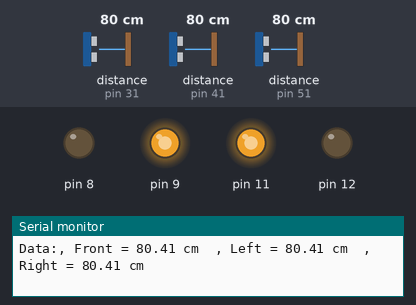
This sketch was run on a simulated Arduino Mega 2560, built with avr-gcc and run on an emulated ATmega2560. Parts: output pins drawn as LEDs (lit = HIGH), the last lines printed to the serial monitor. The inputs (shaded band) are chosen by the test bench; at power-on: distance to the obstacle (sensors on pin 31, pin 41, pin 51) 80 cm. The echo pulse lasts 58.3 µs per cm; pins used as bus, display or sensor lines are not drawn.

Above: at 1.5 s.
1.6 s: distance to the obstacle (sensor on pin 31) set to 16 cm
4.6 s: distance to the obstacle (sensor on pin 31) set to 13 cm
At 6.2 s:
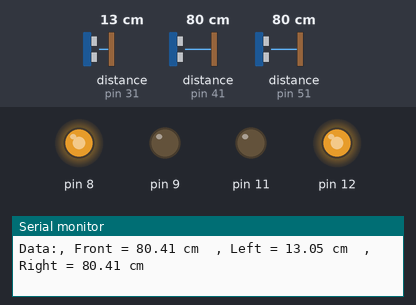
At 6.81 s:
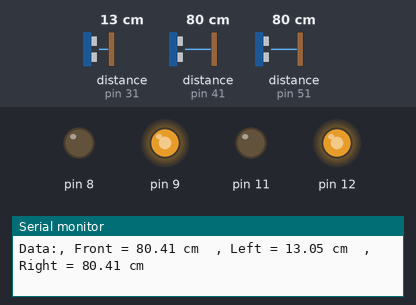
7.6 s: distance to the obstacle (sensor on pin 41) set to 11 cm
10.6 s: distance to the obstacle (sensor on pin 41) set to 8 cm
13.6 s: distance to the obstacle (sensor on pin 51) set to 16 cm
16.6 s: distance to the obstacle (sensor on pin 51) set to 12 cm
Timing chart, 0 to 20.6 s (numbered marks = the images above; inputs shaded):
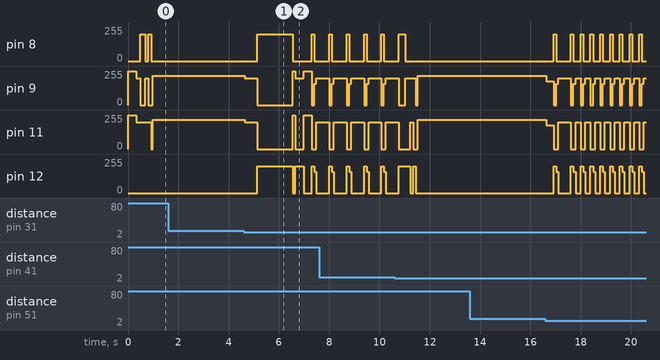

Measured:
- the behaviour switches between 15 and 14 cm on distance to the obstacle (sensor on pin 31) (found by bisection; images 0 and 1)
- after the input at 4.6 s, pin 8: 0/255 → 200/255 after 0.54 s instead of 2.2 s

The sketch:

Round1_v3.ino
```cpp
#define NORMAL 0
#define DEADROAD 1
#define LOOP 2

float duration,Front,Right,Left;
float PreFront[5],PreRight[5],PreLeft[5];
int mode;
int Close,DeadRoad,regulate_cd;
int Turn_Record;
int count;

void DistanceCalc(){
  for(int i=4;i>0;--i){
    PreFront[i]=PreFront[i-1];
    PreRight[i]=PreRight[i-1];
    PreLeft[i]=PreLeft[i];
  }
  PreFront[0] = Front;
  PreRight[0] = Right;
  PreLeft[0] = Left;

  //Front
  digitalWrite(40, HIGH);
  delayMicroseconds(1000);
  digitalWrite(40, LOW);
  duration = pulseIn (41, HIGH);
  Front = (duration/2)/29;
  Serial.print("Data:");
  Serial.print(", Front = ");
  Serial.print(Front);
  Serial.print(" cm  ");

  //Left
  digitalWrite(30, HIGH);
  delayMicroseconds(1000);
  digitalWrite(30, LOW);
  duration = pulseIn (31, HIGH);
  Left = (duration/2)/29;
  Serial.print(", Left = ");
  Serial.print(Left);
  Serial.print(" cm  ");

  //Right
  digitalWrite(50, HIGH);
  delayMicroseconds(1000);
  digitalWrite(50, LOW);
  duration = pulseIn (51, HIGH);
  Right = (duration/2)/29;
  Serial.print(", Right = ");
  Serial.print(Right);
  Serial.println(" cm");
}

void MoveFront(int speed){
  analogWrite(12, 0);
  analogWrite(11, speed);
  analogWrite(8, 0);
  analogWrite(9, speed);
}

void MoveBack(int speed){
  analogWrite(12, speed);
  analogWrite(11, 0);
  analogWrite(8, speed);
  analogWrite(9, 0);
}

void MoveRight(int speed){
  analogWrite(12, speed);
  analogWrite(11, 0);
  analogWrite(8, 0);
  analogWrite(9, speed);
  Turn_Record = 2;
}

void MoveLeft(int speed){
  analogWrite(12, 0);
  analogWrite(11, speed);
  analogWrite(8, speed);
  analogWrite(9, 0);
  Turn_Record = 1;
}

void Stop(){
  analogWrite(12, 0);
  analogWrite(11, 0);
  analogWrite(8, 0);
  analogWrite(9, 0);
}

void TurnLeft(){
  int turncount=80;
  MoveLeft(200);
  delay(200);
  MoveFront(200);
  delay(120);
  MoveLeft(200);
  delay(110);
  DistanceCalc();
  Stop();
  while(Left>15){
    DistanceCalc();
    MoveFront(220);
    if( (turncount--) <= 0) break;
    if(regulate_cd--<0){
      if((PreRight[0]-Right)>1 && (PreRight[1]-PreRight[0])>1){
        MoveRight(160);
        delay(80);
        MoveFront(200);
        delay(100);
        regulate_cd=10;
        break;
      }
      else if((PreLeft[0]-Left)>1 && (PreLeft[1]-PreLeft[0])>1){
        MoveLeft(200);
        delay(80);
        MoveFront(255);
        delay(100);
        regulate_cd=10;
        break;
      }
    }
  }
  Stop();
//  delay(2000);
  Close = 0;
  DeadRoad = 0;
}

void TurnRight(){
  int turncount=80;
  MoveRight(200);
  delay(200);
  MoveFront(200);
  delay(120);
  MoveRight(200);
  delay(110);
  Stop();
  DistanceCalc();
  while(Right>15){
    DistanceCalc();
    MoveFront(220);
    if( (turncount--) <= 0) break;
    if(regulate_cd--<0){
      if((PreRight[0]-Right)>1 && (PreRight[1]-PreRight[0])>1){
        MoveRight(160);
        delay(80);
        MoveFront(200);
        delay(100);
        regulate_cd=10;
        break;
      }
      else if((PreLeft[0]-Left)>1 && (PreLeft[1]-PreLeft[0])>1){
        MoveLeft(160);
        delay(80);
        MoveFront(200);
        delay(100);
        regulate_cd=10;
        break;
      }
    }
  }

  Stop();
  Close = 0;
  DeadRoad = 0;
}

void setup() {
  // put your setup code here, to run once:
  Serial.begin(9600);
  pinMode (30, OUTPUT);
  pinMode (31, INPUT);
  pinMode (40, OUTPUT);
  pinMode (41, INPUT);
  pinMode (50, OUTPUT);
  pinMode (51, INPUT); //echo
  //motor
  pinMode (11, OUTPUT);
  pinMode (12, OUTPUT);
  pinMode (8, OUTPUT);
  pinMode (9, OUTPUT);
  mode = NORMAL;
  Close = 0;
  DeadRoad = 0;
  Turn_Record = 0; // 1 for left  ,  2 for right
  count = 0;
  MoveFront(255);
  delay(300);
}

void loop() {
  // put your main code here, to run repeatedly:
  DistanceCalc();
  if(count==0){ //踩第一個岔路
    if(Left>30){
      MoveFront(200);
      delay(140);
      DistanceCalc();
      if(Left>30){
        TurnLeft();
        MoveFront(200);
        delay(500);
        count = 1;
        MoveBack(200);
        delay(1400);
        MoveFront(255);
        delay(100);
        MoveRight(200);
        delay(350);
        MoveFront(255);
        delay(300);
      }
    }
    else{
      MoveFront(200);
      delay(100);
    }
  }
  else if(count==1){ //經過第一個岔路 準備轉彎
    if(Left>30 && Front<10){
      MoveBack(200);
      delay(250);
      TurnLeft();
      MoveFront(180);
      delay(300);
      count=2;
    }
    else if(Right>30 && Front<10){
      MoveBack(200);
      delay(250);
      TurnRight();
      MoveFront(180);
      delay(300);
      count=2;
    }
    if(Right>11 || Left<6){
      MoveBack(200);
      delay(100);
      MoveRight(160);
      delay(80);
      MoveFront(200);
      delay(500);
      regulate_cd=20;
    }
    else if(Right<6 || (Left>11 && Left<15)){
      MoveBack(200);
      delay(100);
      MoveLeft(160);
      delay(80);
      MoveFront(200);
      delay(500);
    }
    else{
      MoveFront(200);
      delay(500);
    }
  }
  else if(count==2){  //轉彎後，準備進LOOP
    if(Left>30){
      MoveFront(200);
      delay(140);
      DistanceCalc();
      if(Left>30){
        TurnLeft();
        MoveFront(255);
        delay(300);
        count = 3;
      }
    }
    else if(Right>11 || Left<6){
      MoveBack(200);
      delay(100);
      MoveRight(160);
      delay(80);
      MoveFront(200);
      delay(200);
      regulate_cd=20;
    }
    else if(Right<6 || (Left>11 && Left<15)){
      MoveBack(200);
      delay(100);
      MoveLeft(160);
      delay(80);
      MoveFront(200);
      delay(200);
    }
    else{
      MoveFront(200);
      delay(200);
    }
  }
  else if(count==3){ //準備經過第二次轉彎
    if(Left>30 && Front<10){
      MoveBack(200);
      delay(250);
      TurnLeft();
      MoveFront(180);
      delay(300);
      count=4;
    }
    else if(Right>30 && Front<10){
      MoveBack(200);
      delay(250);
      TurnRight();
      MoveFront(180);
      delay(300);
      count=4;
    }
    if(Right>11 || Left<6){
      MoveBack(200);
      delay(100);
      MoveRight(160);
      delay(80);
      MoveFront(200);
      delay(500);
      regulate_cd=20;
    }
    else if(Right<6 || (Left>11 && Left<15)){
      MoveBack(200);
      delay(100);
      MoveLeft(160);
      delay(80);
      MoveFront(200);
      delay(500);
    }
    else{
      MoveFront(200);
      delay(500);
    }
  }
  else if(count==3){ //最後一段直走
    if(Left>30 && Front<10){
      MoveBack(200);
      delay(250);
      TurnLeft();
      MoveFront(180);
      delay(300);
      count=4;
    }
    else if(Right>30 && Front<10){
      MoveBack(200);
      delay(250);
      TurnRight();
      MoveFront(180);
      delay(300);
      count=4;
    }
    if(Right>10 || Left<6){
      MoveBack(200);
      delay(100);
      MoveRight(160);
      delay(80);
      MoveFront(200);
      delay(500);
      regulate_cd=20;
    }
    else if(Right<6 || (Left>11 && Left<15)){
      MoveBack(200);
      delay(100);
      MoveLeft(160);
      delay(80);
      MoveFront(200);
      delay(500);
    }
    else{
      MoveFront(200);
      delay(500);
    }
  }
}
```
